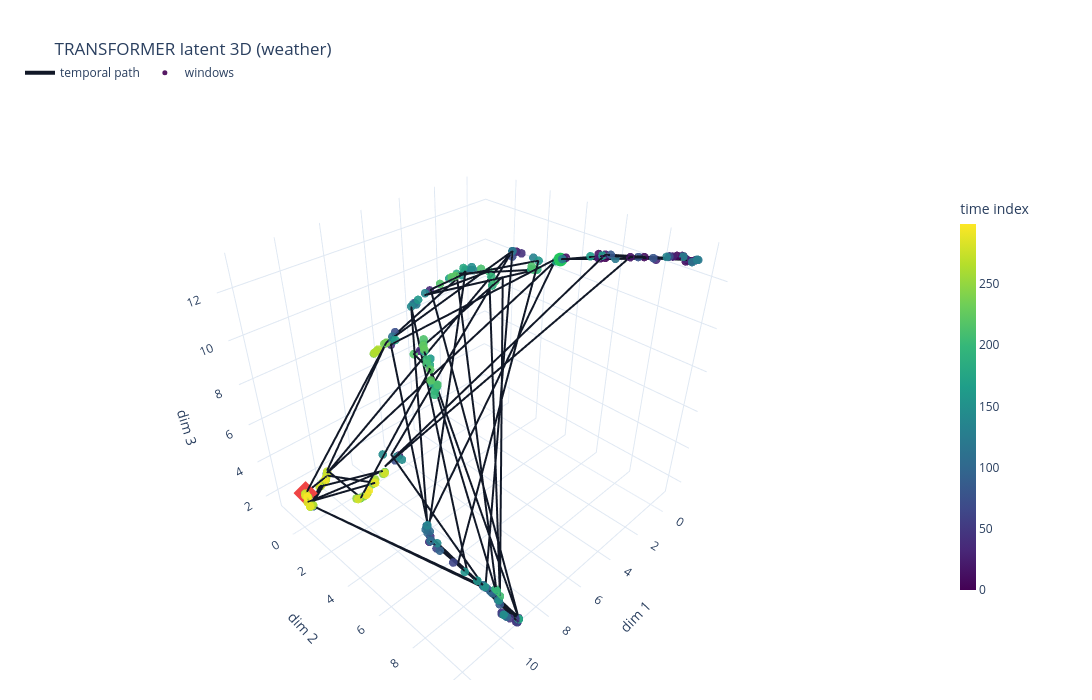

The notebook cell this image was saved under:
### Code cell
coords3 = project_umap_3d(lat, random_state=SEED)

if len(coords3) > PLOT_3D_MAX_POINTS:
    idx = np.linspace(0, len(coords3)-1, PLOT_3D_MAX_POINTS, dtype=int)
    c3 = coords3[idx]
    t3 = time_idx[idx]
else:
    c3 = coords3
    t3 = time_idx

traj_n = min(len(coords3), PLOT_3D_TRAJ_POINTS)
traj_idx = np.linspace(0, len(coords3)-1, max(2, traj_n), dtype=int)
ct = coords3[traj_idx]

fig = go.Figure(data=[
    go.Scatter3d(
        x=ct[:,0], y=ct[:,1], z=ct[:,2], mode="lines",
        name="temporal path", line=dict(color="#111827", width=4),
    ),
    go.Scatter3d(
        x=c3[:,0], y=c3[:,1], z=c3[:,2], mode="markers", name="windows",
        marker=dict(size=5, color=t3, colorscale="Viridis", opacity=0.9,
                    showscale=True, colorbar=dict(title="time index", x=1.02, y=0.5, len=0.72, thickness=16)),
        hovertemplate="t=%{marker.color:.0f}<br>x=%{x:.3f}<br>y=%{y:.3f}<br>z=%{z:.3f}<extra></extra>",
    ),
    go.Scatter3d(x=[c3[0,0]], y=[c3[0,1]], z=[c3[0,2]], mode="markers", name="start", marker=dict(size=8, color="#22c55e"), showlegend=False),
    go.Scatter3d(x=[c3[-1,0]], y=[c3[-1,1]], z=[c3[-1,2]], mode="markers", name="end", marker=dict(size=8, color="#ef4444", symbol="diamond"), showlegend=False),
])

fig.update_layout(
    template="plotly_white",
    title=f"{MODEL_NAME.upper()} latent 3D ({DATASET})",
    scene=dict(aspectmode="data", xaxis_title="dim 1", yaxis_title="dim 2", zaxis_title="dim 3"),
    margin=dict(l=20, r=160, t=110, b=20),
    legend=dict(orientation="h", yanchor="bottom", y=1.04, xanchor="left", x=0.0),
    width=1300,
    height=700,
)
fig.show()

### Figure 1 — Plotly figure (JSON) as saved in the notebook; plotly's stock layout.template omitted (floating-point values rounded to 4 significant figures; data arrays with more than 128 entries replaced by an {"elided": "..."} marker saying what was removed)
{"data": [{"line": {"color": "#111827", "width": 4}, "mode": "lines", "name": "temporal path", "type": "scatter3d", "x": [2.63, 1.886, -0.5108, 1.206, 9.793, 1.875, -0.4356, 2.734, 7.591, 11.73, 9.366, 9.079, 9.21, 11.64, 4.385, 7.595, 3.42, 10.67, 12.06, 10.51, 9.076, 11.83, 10.78, 9.414, 3.291, 9.736, 2.725, 11.59, 6.359, 11.19, 11.39, 3.046, 4.573, 5.596, 9.149, 7.406, 9.693, 4.638, 3.199, 5.875, 4.023, 9.557, 3.934, 7.561, 7.752, 10.9, 9.611, 7.578, 11.76, 12.07, 10.13, 12.05, 10.08, 12.08, 10.57, 9.933, 12.11, 10.36, 9.751, 11.68], "y": [5.78, 7.229, 9.265, 7.882, 3.374, 7.241, 9.227, 5.648, 1.489, 8.291, 10.28, 10.05, 10.16, 8.072, 2.487, 1.175, 4.079, 9.816, 1.258, 9.88, 10.07, 8.399, 9.804, 3.354, 3.952, -1.403, 5.605, 8.01, 1.391, 9.486, 9.215, 5.077, 2.463, 1.738, 10.12, 3.309, 9.461, 2.237, 5.162, 1.666, 3.432, 9.493, 4.078, 2.856, 4.003, 3.106, -1.524, 1.182, 0.1767, 1.094, -1.095, 1.105, -1.056, 1.076, -0.7242, 3.405, 0.9479, 3.412, -1.329, 0.03067], "z": [12.57, 12.93, 12.65, 12.87, 5.257, 12.98, 12.71, 12.58, 9.139, 6.481, 1.613, 1.366, 1.51, 6.348, 11.59, 9.085, 12.63, 4.334, 3.192, 4.052, 1.399, 6.404, 4.53, 5.631, 12.55, 1.826, 12.46, 6.685, 10.34, 5.189, 5.555, 12.43, 11.47, 10.94, 1.443, 9.533, 2.787, 11.47, 12.14, 10.76, 11.77, 2.576, 11.72, 9.284, 9.194, 4.138, 1.877, 9.099, 2.924, 3.185, 1.795, 3.13, 1.715, 3.099, 2.003, 5.139, 3.239, 4.78, 1.763, 2.856]}, {"hovertemplate": "t=%{marker.color:.0f}<br>x=%{x:.3f}<br>y=%{y:.3f}<br>z=%{z:.3f}<extra></extra>", "marker": {"color": {"elided": "200 float values"}, "colorbar": {"len": 0.72, "thickness": 16, "title": {"text": "time index"}, "x": 1.02, "y": 0.5}, "colorscale": [[0, "#440154"], [0.1111, "#482878"], [0.2222, "#3e4989"], [0.3333, "#31688e"], [0.4444, "#26828e"], [0.5556, "#1f9e89"], [0.6667, "#35b779"], [0.7778, "#6ece58"], [0.8889, "#b5de2b"], [1, "#fde725"]], "opacity": 0.9, "showscale": true, "size": 5}, "mode": "markers", "name": "windows", "type": "scatter3d", "x": {"elided": "200 float values"}, "y": {"elided": "200 float values"}, "z": {"elided": "200 float values"}}, {"marker": {"color": "#22c55e", "size": 8}, "mode": "markers", "name": "start", "showlegend": false, "type": "scatter3d", "x": [2.63], "y": [5.78], "z": [12.57]}, {"marker": {"color": "#ef4444", "size": 8, "symbol": "diamond"}, "mode": "markers", "name": "end", "showlegend": false, "type": "scatter3d", "x": [11.68], "y": [0.03067], "z": [2.856]}], "layout": {"height": 700, "legend": {"orientation": "h", "x": 0, "xanchor": "left", "y": 1.04, "yanchor": "bottom"}, "margin": {"b": 20, "l": 20, "r": 160, "t": 110}, "scene": {"aspectmode": "data", "xaxis": {"title": {"text": "dim 1"}}, "yaxis": {"title": {"text": "dim 2"}}, "zaxis": {"title": {"text": "dim 3"}}}, "title": {"text": "TRANSFORMER latent 3D (weather)"}, "width": 1300}}
